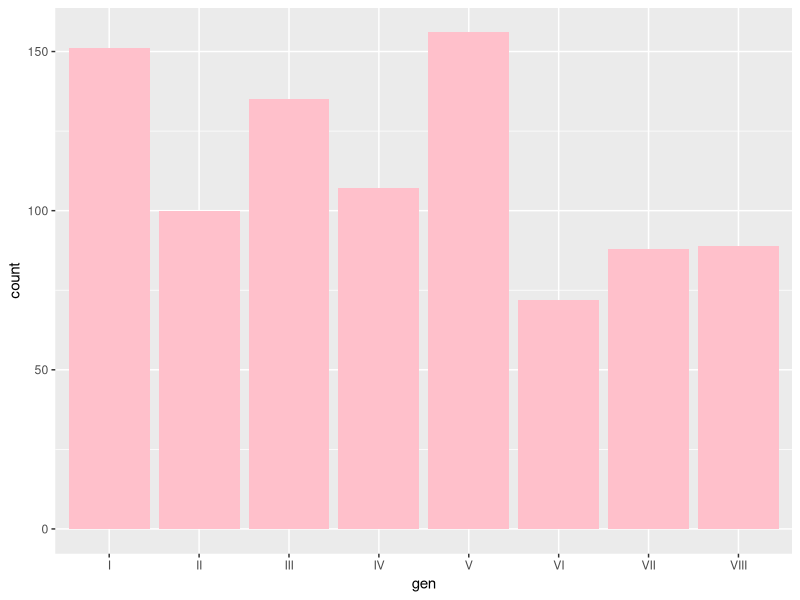

R code for this plot:
library(tidyverse)
pokemon<-read_csv("data/pokemon.csv")



ggplot(pokemon) + geom_histogram(aes(gen), stat = "count", fill = "pink")

